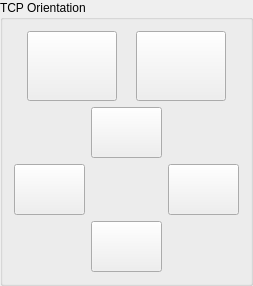
         <widget class="QGroupBox" name="groupBox_4">
          <property name="title">
           <string>TCP Orientation</string>
          </property>
          <layout class="QGridLayout" name="gridLayout_6">
           <item row="0" column="0">
            <layout class="QVBoxLayout" name="verticalLayout_2">
             <item>
              <layout class="QHBoxLayout" name="horizontalLayout_25">
               <item>
                <widget class="QPushButton" name="turnLeftButton">
                 <property name="minimumSize">
                  <size>
                   <width>90</width>
                   <height>70</height>
                  </size>
                 </property>
                 <property name="maximumSize">
                  <size>
                   <width>90</width>
                   <height>70</height>
                  </size>
                 </property>
                 <property name="styleSheet">
                  <string notr="true">border-image: url(:/move-content/turn-left.png)</string>
                 </property>
                 <property name="text">
                  <string/>
                 </property>
                </widget>
               </item>
               <item>
                <widget class="QPushButton" name="turnRightButton">
                 <property name="minimumSize">
                  <size>
                   <width>90</width>
                   <height>70</height>
                  </size>
                 </property>
                 <property name="maximumSize">
                  <size>
                   <width>90</width>
                   <height>70</height>
                  </size>
                 </property>
                 <property name="styleSheet">
                  <string notr="true">border-image : url(:/move-content/turn-right.png)</string>
                 </property>
                 <property name="text">
                  <string/>
                 </property>
                </widget>
               </item>
              </layout>
             </item>
             <item>
              <layout class="QGridLayout" name="gridLayout_3">
               <item row="0" column="1">
                <widget class="QPushButton" name="bentUpButton">
                 <property name="minimumSize">
                  <size>
                   <width>71</width>
                   <height>51</height>
                  </size>
                 </property>
                 <property name="maximumSize">
                  <size>
                   <width>71</width>
                   <height>51</height>
                  </size>
                 </property>
                 <property name="styleSheet">
                  <string notr="true">border-image: url(:/bottom/bent-up.png)</string>
                 </property>
                 <property name="text">
                  <string/>
                 </property>
                </widget>
               </item>
               <item row="1" column="0">
                <widget class="QPushButton" name="bentLeftButton">
                 <property name="minimumSize">
                  <size>
                   <width>71</width>
                   <height>51</height>
                  </size>
                 </property>
                 <property name="maximumSize">
                  <size>
                   <width>71</width>
                   <height>51</height>
                  </size>
                 </property>
                 <property name="styleSheet">
                  <string notr="true">border-image: url(:/bottom/bent-left.png)</string>
                 </property>
                 <property name="text">
                  <string/>
                 </property>
                </widget>
               </item>
               <item row="1" column="2">
                <widget class="QPushButton" name="bentRightButton">
                 <property name="minimumSize">
                  <size>
                   <width>71</width>
                   <height>51</height>
                  </size>
                 </property>
                 <property name="maximumSize">
                  <size>
                   <width>71</width>
                   <height>51</height>
                  </size>
                 </property>
                 <property name="styleSheet">
                  <string notr="true">border-image: url(:/bottom/bent-right.png)</string>
                 </property>
                 <property name="text">
                  <string/>
                 </property>
                </widget>
               </item>
               <item row="2" column="1">
                <widget class="QPushButton" name="bentBottomButton">
                 <property name="minimumSize">
                  <size>
                   <width>71</width>
                   <height>51</height>
                  </size>
                 </property>
                 <property name="maximumSize">
                  <size>
                   <width>71</width>
                   <height>51</height>
                  </size>
                 </property>
                 <property name="styleSheet">
                  <string notr="true">border-image: url(:/bottom/bent-down.png)</string>
                 </property>
                 <property name="text">
                  <string/>
                 </property>
                </widget>
               </item>
              </layout>
             </item>
            </layout>
           </item>
          </layout>
         </widget>
